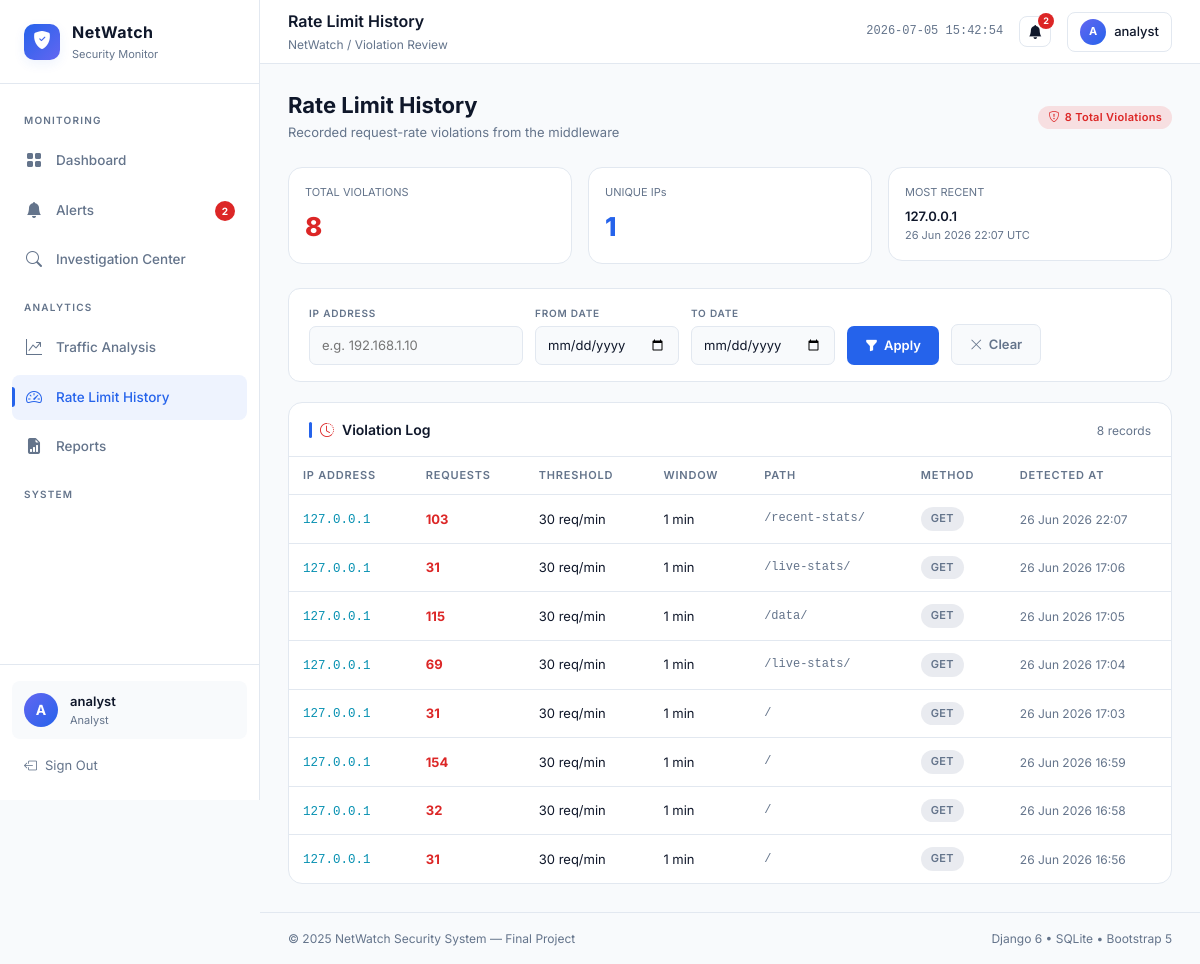
The page /rate-limits/ (signed in) on the database its author committed.
### accounts/models.py (models this page shows, shortened)
class Profile(models.Model):
    ROLE_CHOICES = (
        ('admin', 'Administrator'),
        ('analyst', 'Security Analyst'),
        ('viewer', 'Viewer'),
    )
    user = models.OneToOneField(User, on_delete=models.CASCADE)
    role = models.CharField(max_length=20, choices=ROLE_CHOICES, default='viewer')

### alerts/models.py (models this page shows, shortened)
class RateLimitViolation(models.Model):
    ip_address = models.CharField(max_length=100, db_index=True)
    request_count = models.IntegerField()
    threshold = models.IntegerField()
    window_minutes = models.IntegerField()
    path = models.CharField(max_length=255)
    request_method = models.CharField(max_length=10)
    message = models.TextField()
    timestamp = models.DateTimeField(auto_now_add=True, db_index=True)
    class Meta:
        ordering = ['-timestamp']

### alerts/views.py (the view)
# urls.py: path('rate-limits/', views.rate_limit_history, name='rate_limit_history'),
@role_required('admin', 'analyst', redirect_url='dashboard', message='Access Denied: Rate-limit history is limited to Administrators and Security Analysts.')
def rate_limit_history(request):
    violations_qs = RateLimitViolation.objects.all()
    ip_address = request.GET.get('ip_address', '').strip()
    date_from = request.GET.get('date_from', '')
    date_to = request.GET.get('date_to', '')
    if ip_address:
        violations_qs = violations_qs.filter(ip_address__icontains=ip_address)
    if date_from:
        violations_qs = violations_qs.filter(timestamp__date__gte=date_from)
    if date_to:
        violations_qs = violations_qs.filter(timestamp__date__lte=date_to)
    paginator = Paginator(violations_qs, 15)
    page_number = request.GET.get('page')
    page_obj = paginator.get_page(page_number)
    context = {
        'page_obj': page_obj,
        'ip_address': ip_address,
        'date_from': date_from,
        'date_to': date_to,
        'total_violations': RateLimitViolation.objects.count(),
        'unique_ips': RateLimitViolation.objects.values('ip_address').distinct().count(),
        'most_recent': RateLimitViolation.objects.first(),
    }
    return render(request, 'alerts/rate_limit_history.html', context)

### accounts/access.py (called while the page is built)
def get_user_role(user):
    if not getattr(user, 'is_authenticated', False):
        return None
    profile = getattr(user, 'profile', None)
    return getattr(profile, 'role', None)

def role_required(*allowed_roles, redirect_url='dashboard', message='Access denied.'):
    def decorator(view_func):
        @wraps(view_func)
        def _wrapped_view(request, *args, **kwargs):
            if not request.user.is_authenticated:
                return redirect_to_login(request.get_full_path(), settings.LOGIN_URL)
            role = get_user_role(request.user)
            if role not in allowed_roles:
                messages.error(request, message)
                return redirect(redirect_url)
            return view_func(request, *args, **kwargs)
        return _wrapped_view
    return decorator

### alerts/models.py (called while the page is built)
    @classmethod
    def get_settings(cls):
        from django.core.cache import cache
        cache_key = "system_settings"
        settings = cache.get(cache_key)
        if settings is None:
            settings, created = cls.objects.get_or_create(pk=1)
            cache.set(cache_key, settings, timeout=300)
        return settings

### netwatch/context_processors.py (called while the page is built)
def netwatch_context(request):
    if request.user.is_authenticated:
        active_alerts = Alert.objects.filter(resolved=False).count()
    else:
        active_alerts = 0
    user_role = get_user_role(request.user)
    return {
        'active_alerts': active_alerts,
        'user_role': user_role,
        'is_admin_user': user_role == 'admin',
        'is_analyst_user': user_role == 'analyst',
        'is_viewer_user': user_role == 'viewer',
    }

### templates/alerts/rate_limit_history.html (shortened to what this page needs)
{% extends 'base.html' %}
{% block nav_rate_limits %}active{% endblock %}
{% block page_title %}Rate Limit History{% endblock %}
{% block page_breadcrumb %}Violation Review{% endblock %}
{% block content %}
<div class="d-flex align-items-center justify-content-between mb-4">
  <div>
    <h1 style="font-size:22px; font-weight:700; color:var(--nw-text-primary); margin:0;">Rate Limit History</h1>
    <p style="color:var(--nw-text-muted); font-size:13px; margin:4px 0 0;">Recorded request-rate violations from the middleware</p>
  </div>
  <span class="nw-badge nw-badge-danger">
    <i class="bi bi-shield-exclamation"></i>
    {{ total_violations }} Total Violations
  </span>
</div>
<div class="row g-3 mb-4">
  <div class="col-6 col-md-4">
    <div class="nw-card" style="padding:16px;">
      <div style="font-size:11px; color:var(--nw-text-muted); margin-bottom:4px;">TOTAL VIOLATIONS</div>
      <div style="font-size:26px; font-weight:800; color:var(--nw-danger);">{{ total_violations }}</div>
    </div>
  </div>
  <div class="col-6 col-md-4">
    <div class="nw-card" style="padding:16px;">
      <div style="font-size:11px; color:var(--nw-text-muted); margin-bottom:4px;">UNIQUE IPs</div>
      <div style="font-size:26px; font-weight:800; color:var(--nw-accent);">{{ unique_ips }}</div>
    </div>
  </div>
  <div class="col-12 col-md-4">
    <div class="nw-card" style="padding:16px;">
      <div style="font-size:11px; color:var(--nw-text-muted); margin-bottom:4px;">MOST RECENT</div>
      <div style="font-size:13px; font-weight:600; color:var(--nw-text-primary);">
        {% if most_recent %}{{ most_recent.ip_address }}{% else %}No violations yet{% endif %}
      </div>
      <div style="font-size:11px; color:var(--nw-text-muted);">
        {% if most_recent %}{{ most_recent.timestamp|date:"d M Y H:i" }} UTC{% endif %}
      </div>
    </div>
  </div>
</div>
<form method="get" class="filter-bar">
  <div class="filter-group">
    <label class="filter-label">IP Address</label>
    <input type="text" name="ip_address" value="{{ ip_address }}" class="filter-input" placeholder="e.g. 192.168.1.10" />
  </div>
  <div class="filter-group">
    <label class="filter-label">From Date</label>
    <input type="date" name="date_from" value="{{ date_from }}" class="filter-input" />
  </div>
  <div class="filter-group">
    <label class="filter-label">To Date</label>
    <input type="date" name="date_to" value="{{ date_to }}" class="filter-input" />
  </div>
  <button type="submit" class="filter-btn filter-btn-primary">
    <i class="bi bi-funnel-fill"></i> Apply
  </button>
  <a href="{% url 'rate_limit_history' %}" class="filter-btn filter-btn-ghost">
    <i class="bi bi-x-lg"></i> Clear
  </a>
</form>
<div class="nw-card" style="padding:0; overflow:hidden;">
  <div class="nw-section-header" style="padding:16px 20px 0;">
    <div class="nw-section-title">
      <i class="bi bi-clock-history" style="color:var(--nw-danger);"></i>
      Violation Log
    </div>
    <span style="font-size:12px; color:var(--nw-text-muted);">{{ page_obj.paginator.count }} record{{ page_obj.paginator.count|pluralize }}</span>
  </div>
  <div style="height:1px; background:var(--nw-border); margin:12px 0 0;"></div>
  <div style="overflow-x:auto;">
    <table class="nw-table">
      <thead>
        <tr>
          <th>IP Address</th>
          <th>Requests</th>
          <th>Threshold</th>
          <th>Window</th>
          <th>Path</th>
          <th>Method</th>
          <th>Detected At</th>
        </tr>
      </thead>
      <tbody>
        {% for violation in page_obj %}
        <tr>
          <td><span class="nw-ip">{{ violation.ip_address }}</span></td>
          <td><strong style="color:var(--nw-danger);">{{ violation.request_count }}</strong></td>
          <td>{{ violation.threshold }} req/min</td>
          <td>{{ violation.window_minutes }} min</td>
          <td style="font-family:'Courier New', monospace; font-size:12px; color:var(--nw-text-muted);">{{ violation.path }}</td>
          <td><span class="nw-badge nw-badge-secondary">{{ violation.request_method }}</span></td>
          <td><span class="nw-timestamp">{{ violation.timestamp|date:"d M Y H:i" }}</span></td>
        </tr>
        {% endfor %}
      </tbody>
    </table>
  </div>
</div>
{% endblock %}

### templates/base.html (shortened to what this page needs)
<!DOCTYPE html>
<html lang="en">
<head>
  <link href="https://cdn.jsdelivr.net/npm/bootstrap@5.3.3/dist/css/bootstrap.min.css" rel="stylesheet" />
  <link href="https://cdn.jsdelivr.net/npm/bootstrap-icons@1.11.3/font/bootstrap-icons.min.css" rel="stylesheet" />
</head>
<body>
  <aside class="nw-sidebar">
    <a href="{% url 'dashboard' %}" class="nw-sidebar-brand">
      <div class="nw-brand-icon">
        <i class="bi bi-shield-fill-check"></i>
      </div>
      <div class="nw-brand-text">
        <span class="nw-brand-name">NetWatch</span>
        <span class="nw-brand-subtitle">Security Monitor</span>
      </div>
    </a>
    <nav class="nw-nav">
      <span class="nw-nav-section-label">Monitoring</span>
      <a href="{% url 'dashboard' %}"
        class="nw-nav-item {% block nav_dashboard %}{% endblock %}">
        <i class="bi bi-grid-fill"></i>
        Dashboard
      </a>
      {% if is_admin_user or is_analyst_user %}
      <a href="{% url 'alerts_list' %}" class="nw-nav-item {% block nav_alerts %}{% endblock %}">
        <i class="bi bi-bell-fill"></i>
        Alerts
        {% if active_alerts %}
        <span class="nw-nav-badge">{{ active_alerts }}</span>
        {% endif %}
      </a>
      <a href="{% url 'ip_investigation' %}" class="nw-nav-item {% block nav_investigate %}{% endblock %}">
        <i class="bi bi-search"></i>
        Investigation Center
      </a>
      {% endif %}
      {% if is_admin_user or is_analyst_user %}
      <span class="nw-nav-section-label">Analytics</span>
      <a href="{% url 'analytics' %}" class="nw-nav-item {% block nav_traffic %}{% endblock %}">
        <i class="bi bi-graph-up-arrow"></i>
        Traffic Analysis
      </a>
      <a href="{% url 'rate_limit_history' %}" class="nw-nav-item {% block nav_rate_limits %}{% endblock %}">
        <i class="bi bi-speedometer2"></i>
        Rate Limit History
      </a>
      <a href="{% url 'reports' %}" class="nw-nav-item {% block nav_reports %}{% endblock %}">
        <i class="bi bi-file-earmark-bar-graph-fill"></i>
        Reports
      </a>
      {% endif %}
      <span class="nw-nav-section-label">System</span>
    </nav>
    <div class="nw-sidebar-footer">
      <div class="nw-user-card mb-2">
        <div class="nw-avatar">
          {{ request.user.username|first|upper }}
        </div>
        <div class="nw-user-info">
          <div class="nw-username">{{ request.user.username }}</div>
          <div class="nw-user-role">
            {{ user_role|default:"User"|title }}
          </div>
        </div>
      </div>
      <form action="{% url 'logout' %}" method="post">
        <button type="submit" class="nw-logout-btn">
          <i class="bi bi-box-arrow-left"></i>
          Sign Out
        </button>
      </form>
    </div>
  </aside>
  <div class="nw-main">
    <header class="nw-topbar">
      <div>
        <div class="nw-page-title">{% block page_title %}Dashboard{% endblock %}</div>
        <div class="nw-page-breadcrumb">
          NetWatch / {% block page_breadcrumb %}Overview{% endblock %}
        </div>
      </div>
      <div class="nw-topbar-actions">
        <span id="nw-system-clock"
          style="font-size:12px; color:var(--nw-text-muted); font-family:'Courier New',monospace;">
        </span>
        {% if is_admin_user or is_analyst_user %}
        <a href="{% url 'alerts_list' %}" class="btn btn-sm"
          style="background:var(--nw-bg-card); border:1px solid var(--nw-border); color:var(--nw-text-primary); border-radius:8px; position:relative; text-decoration:none;"
          title="View Active Alerts">
          <i class="bi bi-bell-fill"></i>
          {% if active_alerts %}
          <span
            style="position:absolute; top:-4px; right:-4px; width:16px; height:16px; background:var(--nw-danger); border-radius:50%; font-size:9px; font-weight:700; display:flex; align-items:center; justify-content:center; color:white;">
            {{ active_alerts }}
          </span>
          {% endif %}
        </a>
        {% endif %}
        <div
          style="display:flex; align-items:center; gap:8px; background:var(--nw-bg-card); border:1px solid var(--nw-border); border-radius:8px; padding:6px 12px;">
          <div class="nw-avatar" style="width:26px; height:26px; font-size:11px;">
            {{ request.user.username|first|upper }}
          </div>
          <span style="font-size:13px; font-weight:500; color:var(--nw-text-primary);">
            {{ request.user.username }}
          </span>
        </div>
      </div>
    </header>
    <main class="nw-content">
      {% block content %}{% endblock %}
    </main>
    <footer
      style="padding: 16px 28px; border-top:1px solid var(--nw-border); display:flex; justify-content:space-between; align-items:center;">
      <span style="font-size:12px; color:var(--nw-text-muted);">
        &copy; 2025 NetWatch Security System — Final Project
      </span>
      <span style="font-size:12px; color:var(--nw-text-muted);">
        Django 6 &bull; SQLite &bull; Bootstrap 5
      </span>
    </footer>
  </div>
</body>
</html>

### templates/alerts/rate_limit_history.html (style rules this page uses)
.filter-bar { background: var(--nw-bg-card); border: 1px solid var(--nw-border); border-radius: 12px; padding: 16px 20px; display: flex; align-items: flex-end; gap: 12px; flex-wrap: wrap; margin-bottom: 20px; }
.filter-group { display: flex; flex-direction: column; gap: 5px; }
.filter-label { font-size: 10px; font-weight: 600; color: var(--nw-text-muted); text-transform: uppercase; letter-spacing: 0.8px; }
.filter-input { background: var(--nw-bg-page); border: 1px solid var(--nw-border); color: var(--nw-text-primary); border-radius: 7px; padding: 8px 12px; font-size: 13px; font-family: 'Inter', sans-serif; outline: none; }
.filter-btn { padding: 9px 18px; border-radius: 7px; font-size: 13px; font-weight: 600; font-family: 'Inter', sans-serif; cursor: pointer; border: none; transition: all 0.2s; text-decoration: none; display: inline-flex; align-items: center; gap: 6px; }
.filter-btn-primary { background: var(--nw-accent); color: white; }
.filter-btn-ghost { background: var(--nw-bg-page); border: 1px solid var(--nw-border); color: var(--nw-text-muted); }

### rows shown on the page
Profile: role "Analyst"
RateLimitViolation: ip_address "127.0.0.1", timestamp "26 Jun 2026 22:07", request_count "103", threshold "30", window_minutes "1", path "/recent-stats/", request_method "GET"
RateLimitViolation: ip_address "127.0.0.1", request_count "31", threshold "30", window_minutes "1", path "/live-stats/", request_method "GET", timestamp "26 Jun 2026 17:06"
RateLimitViolation: ip_address "127.0.0.1", request_count "115", threshold "30", window_minutes "1", path "/data/", request_method "GET", timestamp "26 Jun 2026 17:05"
RateLimitViolation: ip_address "127.0.0.1", request_count "69", threshold "30", window_minutes "1", path "/live-stats/", request_method "GET", timestamp "26 Jun 2026 17:04"
RateLimitViolation: ip_address "127.0.0.1", request_count "31", threshold "30", window_minutes "1", path "/", request_method "GET", timestamp "26 Jun 2026 17:03"
RateLimitViolation: ip_address "127.0.0.1", request_count "154", threshold "30", window_minutes "1", path "/", request_method "GET", timestamp "26 Jun 2026 16:59"
RateLimitViolation: ip_address "127.0.0.1", request_count "32", threshold "30", window_minutes "1", path "/", request_method "GET", timestamp "26 Jun 2026 16:58"
RateLimitViolation: ip_address "127.0.0.1", request_count "31", threshold "30", window_minutes "1", path "/", request_method "GET", timestamp "26 Jun 2026 16:56"

### other values the page prints
{{ active_alerts }} "2"
{{ request.user.username|first|upper }} "A"
{{ request.user.username }} "analyst"
{{ total_violations }} "8"
{{ unique_ips }} "1"
{{ page_obj.paginator.count }} "8"
